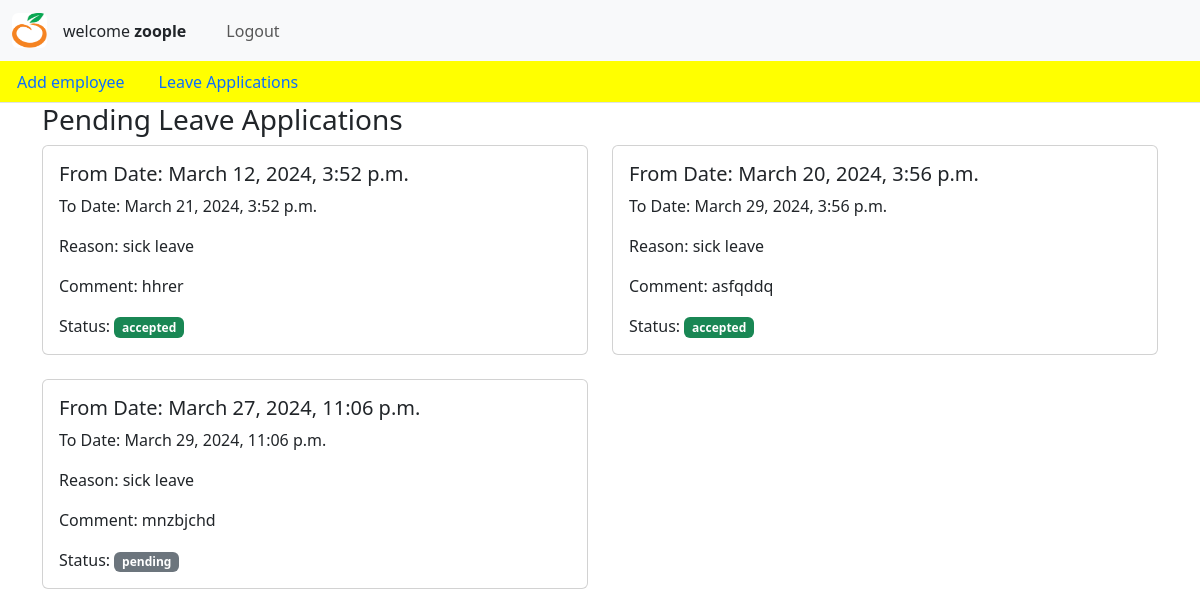
/leave_details/ (signed in), run on the app's committed database.
### adminapp/models.py (models this page shows)
class addLeave(models.Model):
    username = models.CharField(max_length = 100)
    user_id = models.CharField(max_length=10)
    fromDate = models.DateTimeField()
    toDate = models.DateTimeField()
    reason = models.CharField(max_length=20, choices=CHOICES)
    comment = models.TextField()
    status = models.CharField(max_length=10, choices=STATUS_CHOICES, default='pending')
    def __str__(self):
        return self.username

### adminapp/views.py (the view)
# urls.py: path('leave_details/', views.leave_details, name='leave_details'),
@login_required
def leave_details(request):
    user_id = request.user.id
    leave_detailsss = addLeave.objects.filter(user_id=user_id)
    print(leave_detailsss)
    return render(request, 'pendingLeaves2.html', {'leave_details': leave_detailsss})

### adminapp/context_processors.py (called while the page is built)
def is_superuser(request):
    if request.user.is_authenticated:
        return {'is_superuser': request.user.is_superuser}
    return {'is_superuser': False}

### templates/pendingLeaves2.html
{% include 'home.html' %}
    {% block content %}
        <div class="container">
            <h3>Pending Leave Applications</h3>
            <div class="row">
                {% for leave in leave_details %}
                <div class="col-md-6">
                    <div class="card mb-4">
                        <div class="card-body">
                            <h5 class="card-title">From Date: {{ leave.fromDate }}</h5>
                            <p class="card-text">To Date: {{ leave.toDate }}</p>
                            <p class="card-text">Reason: {{ leave.reason }}</p>
                            <p class="card-text">Comment: {{ leave.comment }}</p>
                            <p class="card-text">Status:
                                {% if leave.status == 'accepted' %}
                                    <span class="badge bg-success">{{ leave.status }}</span>
                                {% elif leave.status == 'rejected' %}
                                    <span class="badge bg-danger">{{ leave.status }}</span>
                                {% else %}
                                    <span class="badge bg-secondary">{{ leave.status }}</span>
                                {% endif %}
                            </p>
                        </div>
                    </div>
                </div>
                {% endfor %}
            </div>
        </div>
    {% endblock %}

### templates/base.html (shortened to what this page needs)
{% block content %}
<!DOCTYPE html>
<html lang="en">
    <head>
        <link rel="stylesheet" href="https://unpkg.com/bootstrap@5.3.2/dist/css/bootstrap.min.css">
        {% load static %}
        <link rel="stylesheet" href="{% static 'css/style.css' %}">
    </head>
    <body>
        <nav class="navbar navbar-expand-lg bg-body-tertiary fixed-top">
            <div class="container-fluid">
                <a class="navbar-brand" href="{% url 'dashboard' %}">
                    {% load static %}
                    <img src="{% static 'asset/logo1.PNG' %}" class="rounded float-start" alt="..." width="35" height="35">
                </a>
                <div>
                    {% if user.is_authenticated %}
                        welcome <strong>{{ user.username }}</strong>
                    {% else %}
                        Not signed in.
                    {% endif %}
                </div>
                <div class="collapse navbar-collapse" id="navbarSupportedContent">
                    <ul class="navbar-nav me-auto mb-2 mb-lg-0">
                        <li class="nav-item">
                            <a class="nav-link active" aria-current="page" href="#"></a>
                        </li>
                        <li class="nav-item">
                            <a class="nav-link" href="#"></a>
                        </li>
                        <li class="nav-item">
                            <a class="nav-link" class="navbar navbar-flex justify-content-end" href="{% url 'logout' %}">
                                Logout
                            </a>
                        </li>
                    </ul>
                </div>
            </div>
        </nav>
    </body>
</html>
{% endblock %}

### static/css/style.css (style rules this page uses)
* { margin: 0%; padding: 0%; }
body { padding-top: 61px; background-image: url('/zproj/static/asset/orangeHome.png'); background-size: cover; background-position: center; }

### data on the page
addLeave: fromDate "March 12, 2024, 3:52 p.m.", toDate "March 21, 2024, 3:52 p.m.", reason "sick leave", comment "hhrer", status "accepted"
addLeave: fromDate "March 20, 2024, 3:56 p.m.", toDate "March 29, 2024, 3:56 p.m.", reason "sick leave", comment "asfqddq", status "accepted"
addLeave: fromDate "March 27, 2024, 11:06 p.m.", toDate "March 29, 2024, 11:06 p.m.", reason "sick leave", comment "mnzbjchd", status "pending"

### other printed values
{{ user.username }} "zoople"
